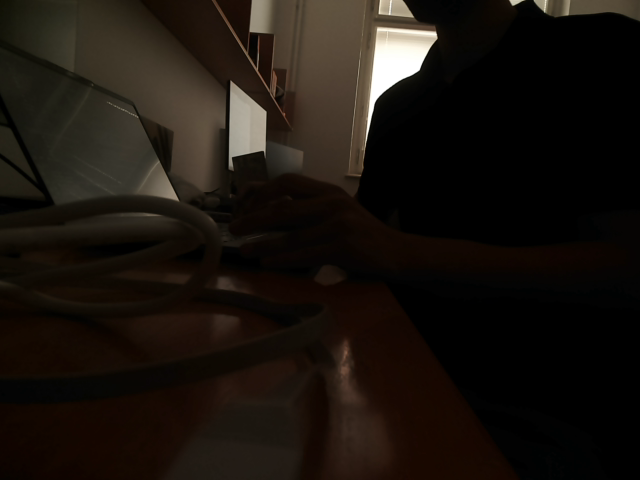
#> input picture cam_undist_0.png, 640 x 480 px
$ python cylindrical_projection.py cam_undist_0.png
#> lines starting #> are read from the running program, lines starting #| are printed output that depends on the picture
import cv2
import numpy as np

import argparse
from pathlib import Path


def cylindrical_warp(_image, _transformation_params):
    _height, _width = _image.shape[:2]

    _row_indices, _col_indices = np.indices((_height, _width))

    # Stacked array of col, row and ones - into 3 onedimensional arrays
    _pixel_cords = np.stack([_col_indices, _row_indices, np.ones_like(_col_indices)], axis=-1).reshape(_height * _width, 3)
    # Inverse matrix to the parameter setup
    _transformation_params_inv = np.linalg.inv(_transformation_params)

    _pixel_cords = _transformation_params_inv.dot(_pixel_cords.T).T

    _cylindrical_cords = np.stack([np.sin(_pixel_cords[:, 0]), _pixel_cords[:, 1], np.cos(_pixel_cords[:, 0])], axis=-1).reshape(_width * _height, 3)
    _warp_coords = _transformation_params.dot(_cylindrical_cords.T).T
    _warp_coords = _warp_coords[:, :-1] / _warp_coords[:, [-1]]

    _warp_coords[(_warp_coords[:, 0] < 0) | (_warp_coords[:, 0] >= _width) | (_warp_coords[:, 1] < 0) | (_warp_coords[:, 1] >= _height)] = -1
    _warp_coords = _warp_coords.reshape(_height, _width, -1)

    _image_rgba = cv2.cvtColor(_image, cv2.COLOR_BGR2BGRA)
    _image_transformed = cv2.remap(src=_image_rgba,
                                   map1=_warp_coords[:, :, 0].astype(np.float32),
                                   map2=_warp_coords[:, :, 1].astype(np.float32),
                                   interpolation=cv2.INTER_AREA,
                                   borderMode=cv2.BORDER_TRANSPARENT)

    return _image_transformed


# [72 lines left out: functions Convert_xy, ProjectOntoCylinder, not called in this run]

if __name__ == '__main__':
    parser = argparse.ArgumentParser(
        prog='cylindrical_warp',
        description='Cylindrical projection',
        add_help=True
    )
    parser.add_argument('file', type=argparse.FileType('r'), nargs='+')
    parser.add_argument('-f', '--focal', type=int, default=700)
    args = parser.parse_args()

    stitched = None
    for file in args.file:
        image = cv2.imread(file.name)
#> image is the input picture: shape (480, 640, 3); mean B, G, R 14.4, 20.1, 26.2
        height, width = image.shape[:2]
#> height = 480; width = 640
        transformation_params = np.array([[args.focal, 0, width / 2], [0, args.focal, height / 2], [0, 0, 1]])

        #projection, _, _ = ProjectOntoCylinder(image, args.focal)
        projection = cylindrical_warp(image, transformation_params)
#> in cylindrical_warp, `_image_transformed = cv2.remap(src=_image_rgba, map1=_warp_coords[:, :..`:
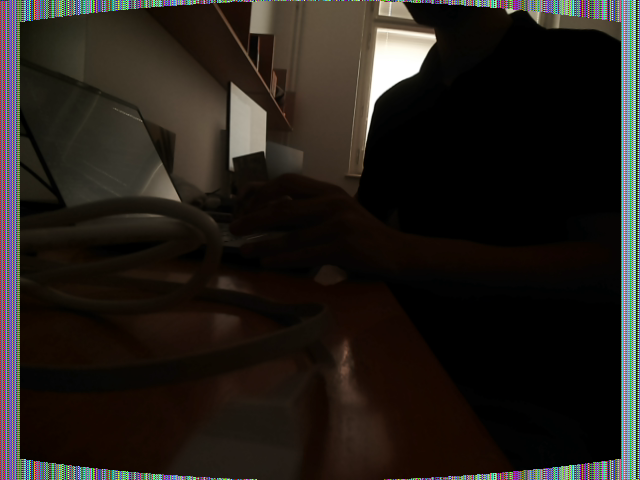
#> _image_transformed: shape (480, 640, 4); mean B, G, R, A 25.5, 30.2, 35.1, 242.4

        cv2.imwrite("output/" + Path(file.name).stem + "_out.png", projection)

        if stitched is None:
            stitched = projection
        else:
            stitched = np.hstack((stitched, projection))

    cv2.imwrite("output/output.png", stitched)

$ run again, on cam_undist_2.png
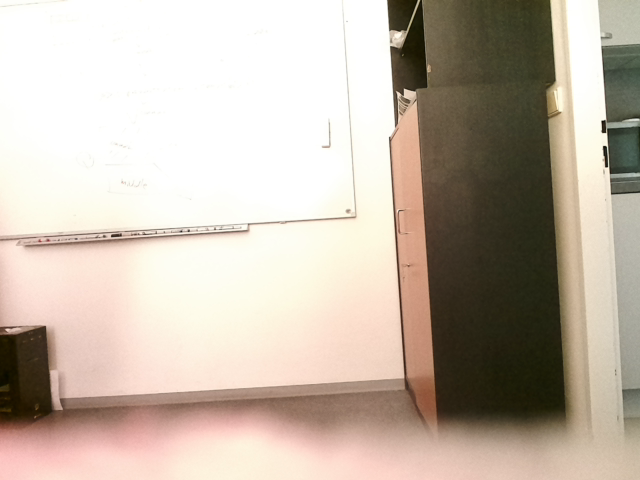
#> input picture cam_undist_2.png, 640 x 480 px
#> image is the input picture: shape (480, 640, 3); mean B, G, R 170.2, 183.4, 195.8
#> in cylindrical_warp, `_image_transformed = cv2.remap(src=_image_rgba, map1=_warp_coords[:, :..`:
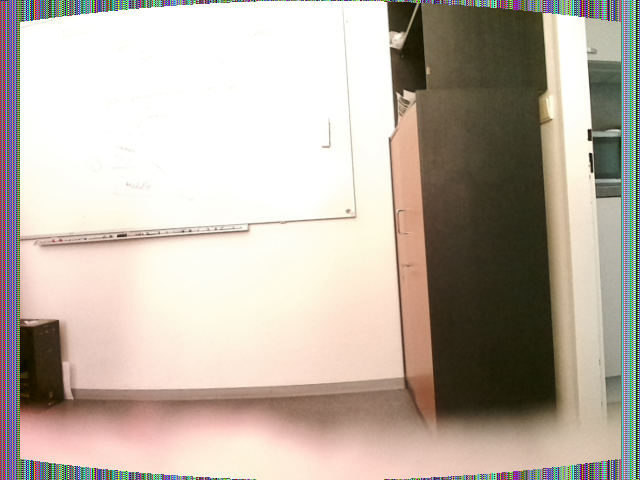
#> _image_transformed: shape (480, 640, 4); mean B, G, R, A 167.7, 179.1, 189.6, 242.4

$ run again, on cam_undist_3.png
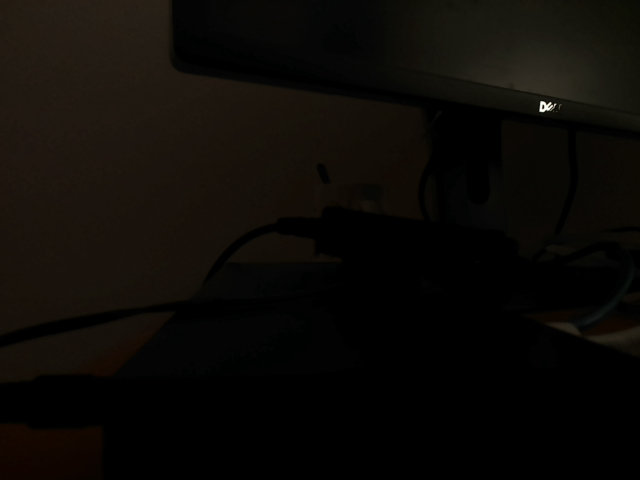
#> input picture cam_undist_3.png, 640 x 480 px
#> image is the input picture: shape (480, 640, 3); mean B, G, R 6.3, 9.7, 12.3
#> in cylindrical_warp, `_image_transformed = cv2.remap(src=_image_rgba, map1=_warp_coords[:, :..`:
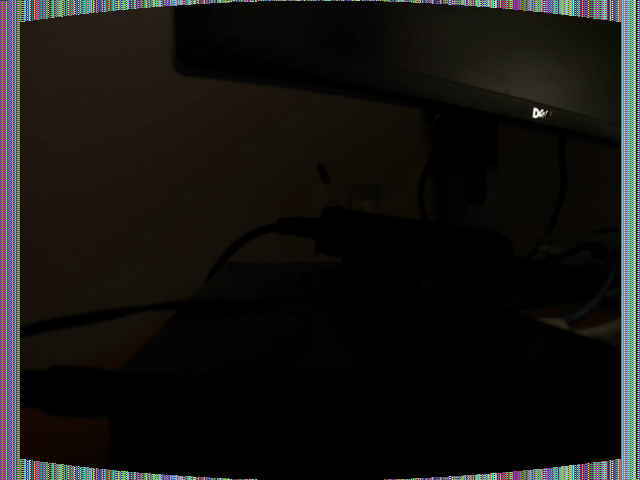
#> _image_transformed: shape (480, 640, 4); mean B, G, R, A 17.5, 19.9, 21.4, 242.4

$ run again, on cam_undist_4.png
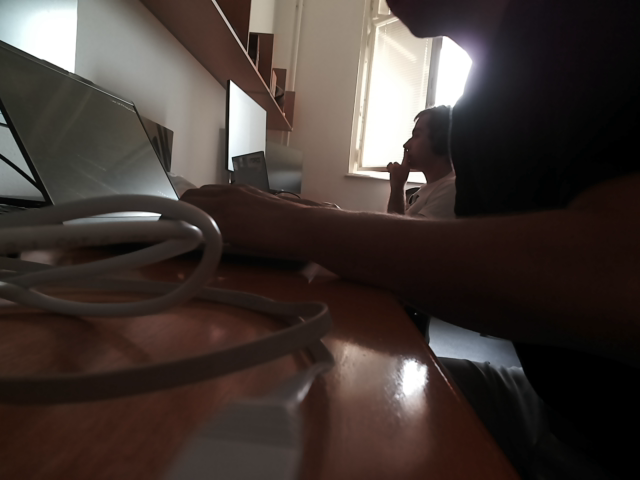
#> input picture cam_undist_4.png, 640 x 480 px
#> image is the input picture: shape (480, 640, 3); mean B, G, R 51.7, 56.2, 66.4
#> in cylindrical_warp, `_image_transformed = cv2.remap(src=_image_rgba, map1=_warp_coords[:, :..`:
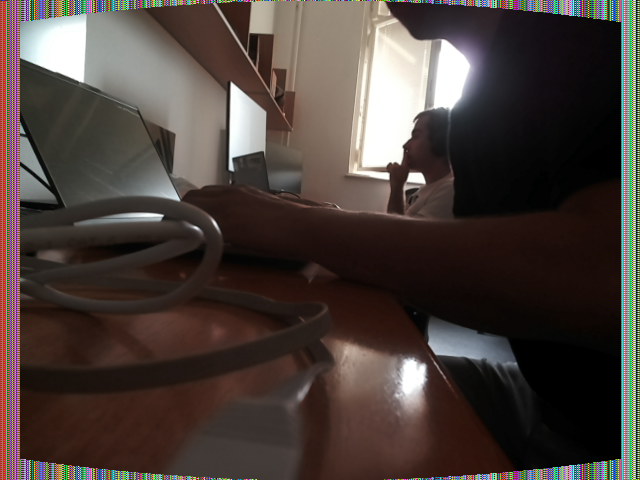
#> _image_transformed: shape (480, 640, 4); mean B, G, R, A 60.1, 63.7, 72.5, 242.4
